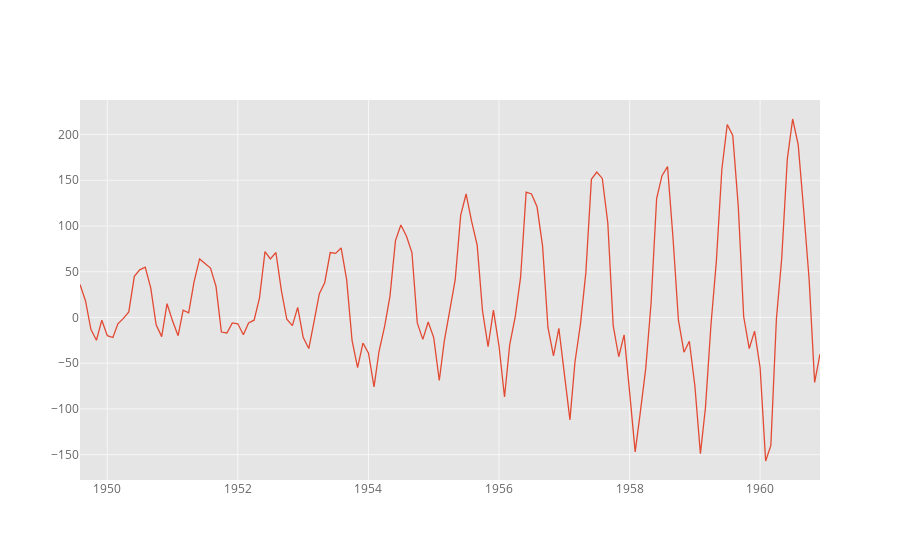

Write notebook code for a chart like this one.
### Markdown cell above
### Differencing

### Code cell
df['#Passengers_diff'] = df['#Passengers'] - df['#Passengers'].shift(7)
df['#Passengers_diff'].dropna().iplot()

### Figure 1 — Plotly figure (JSON) as saved in the notebook; plotly's stock layout.template omitted (floating-point values rounded to 4 significant figures; data arrays with more than 128 entries replaced by an {"elided": "..."} marker saying what was removed)
{"data": [{"line": {"color": "rgba(226, 74, 51, 1.0)", "dash": "solid", "shape": "linear", "width": 1.3}, "mode": "lines", "name": "#Passengers_diff", "text": "", "type": "scatter", "uid": "41c5f8ec-9343-4f60-860f-c70426dacba1", "x": {"elided": "137 str values"}, "y": {"elided": "137 int values"}}], "layout": {"legend": {"bgcolor": "#FFFFFF", "font": {"color": "#666666"}}, "paper_bgcolor": "#FFFFFF", "plot_bgcolor": "#E5E5E5", "title": {"font": {"color": "#151516"}}, "xaxis": {"gridcolor": "#F6F6F6", "showgrid": true, "tickfont": {"color": "#666666"}, "title": {"font": {"color": "#666666"}, "text": ""}, "zerolinecolor": "#F6F6F6"}, "yaxis": {"gridcolor": "#F6F6F6", "showgrid": true, "tickfont": {"color": "#666666"}, "title": {"font": {"color": "#666666"}, "text": ""}, "zerolinecolor": "#F6F6F6"}}}
